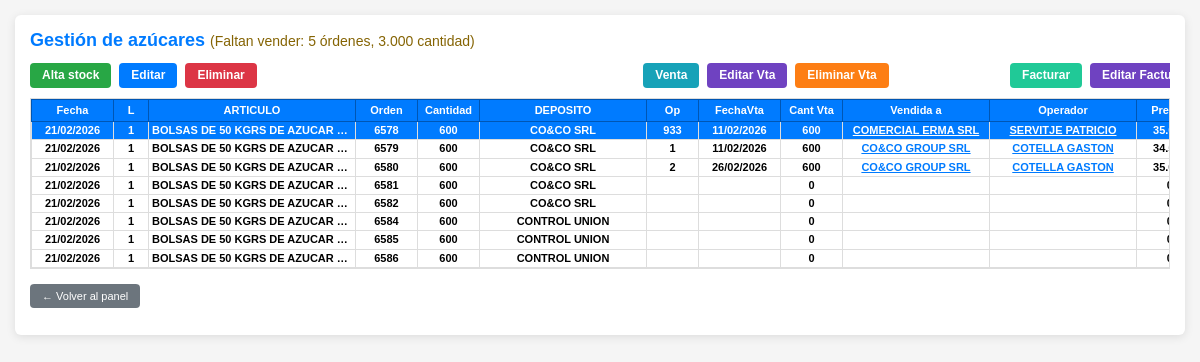
The app's page /gestionar_azucares.php (signed in), older data.
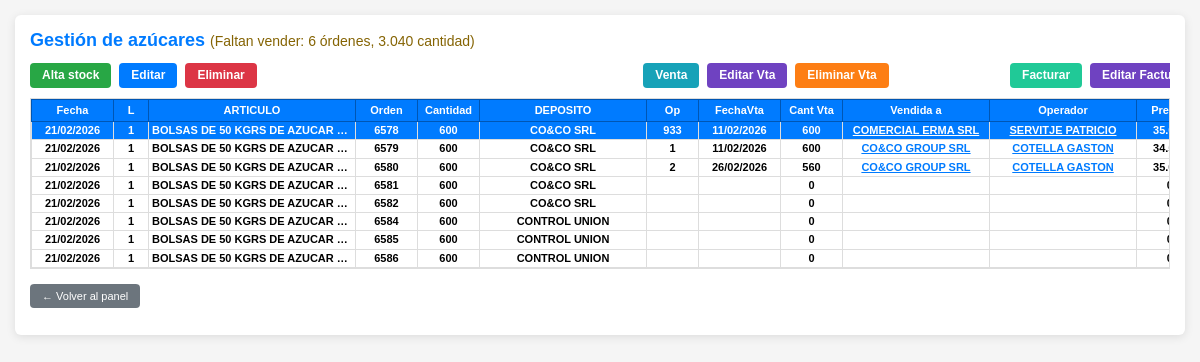
The same page, newer data.
### tables this page shows
CREATE TABLE `stock` (
  `id` int(11) NOT NULL AUTO_INCREMENT,
  `fecha` date NOT NULL,
  `linea` tinyint(4) NOT NULL DEFAULT 1,
  `articulo` varchar(255) NOT NULL DEFAULT '',
  `orden` int(11) NOT NULL DEFAULT 0,
  `cantidad` decimal(12,2) NOT NULL DEFAULT 0.00,
  `deposito` varchar(255) DEFAULT NULL,
  `fecha_vta` date DEFAULT NULL,
  `cant_vta` decimal(12,2) DEFAULT 0.00,
  `vendida_a_id` int(11) DEFAULT NULL,
  `operador_id` int(11) DEFAULT NULL,
  `precio_vta` decimal(12,2) DEFAULT 0.00,
  `fecha_fact` date DEFAULT NULL,
  `cant_fact` decimal(12,2) DEFAULT 0.00,
  `facturada_a_id` int(11) DEFAULT NULL,
  `precio_fac` decimal(12,2) DEFAULT 0.00,
  `n_fact` varchar(50) DEFAULT NULL,
  `n_remt` varchar(50) DEFAULT NULL,
  `operacion` int(11) DEFAULT NULL,
  `venta_movimiento_id` int(11) DEFAULT NULL,
  `fecha_creacion` timestamp NOT NULL DEFAULT current_timestamp(),
  PRIMARY KEY (`id`),
  KEY `idx_fecha` (`fecha`),
  KEY `idx_orden` (`orden`)
);

CREATE TABLE `usuarios` (
  `id` int(11) NOT NULL AUTO_INCREMENT,
  `apellido` varchar(150) NOT NULL,
  `dni` varchar(20) NOT NULL,
  `cuit` varchar(25) DEFAULT NULL,
  `domicilio` varchar(200) DEFAULT NULL,
  `email` varchar(100) DEFAULT NULL,
  `celular` varchar(20) DEFAULT NULL,
  `consorcio` varchar(100) DEFAULT NULL,
  PRIMARY KEY (`id`)
);

### gestionar_azucares.php (the view, shortened to what the changed rows need)
<?php
include 'db.php';
$sql_stock = "SELECT s.*,
    v.apellido AS vendida_a_apellido,
    op.apellido AS operador_apellido,
    f.apellido AS facturada_a_apellido
FROM stock s
LEFT JOIN usuarios v ON v.id = s.vendida_a_id
LEFT JOIN usuarios op ON op.id = s.operador_id
LEFT JOIN usuarios f ON f.id = s.facturada_a_id
ORDER BY s.orden ASC, s.fecha DESC, s.id DESC";
$res_stock = mysqli_query($conexion, $sql_stock);
$filas_stock = [];
if ($res_stock) {
    while ($f = mysqli_fetch_assoc($res_stock)) {
        $filas_stock[] = $f;
    }
}
$res_faltan = mysqli_query($conexion, "SELECT SUM(CASE WHEN (cantidad - IFNULL(cant_vta, 0)) > 0 THEN 1 ELSE 0 END) AS n, COALESCE(SUM(cantidad), 0) - COALESCE(SUM(IFNULL(cant_vta, 0)), 0) AS total FROM stock");
$faltan_vender = 0;
$faltan_vender_cantidad = 0;
if ($res_faltan && $r = mysqli_fetch_assoc($res_faltan)) {
    $faltan_vender = (int)$r['n'];
    $faltan_vender_cantidad = (float)$r['total'];
}
function fmtFecha($f) {
    if (empty($f) || $f === '0000-00-00') return '';
    return date('d/m/Y', strtotime($f));
}
function fmtNum($n) {
    return $n !== null && $n !== '' ? number_format((float)$n, 2, ',', '.') : '0';
}
?>
<!DOCTYPE html>
<html lang="es">
<head>
</head>
<body onkeydown="var e=event||window.event;if((e.keyCode||e.which)===27){var o=document.getElementById('modalOperacionesOperador');if(o&&o.classList.contains('activo')){if(typeof cerrarModalOperacionesOperador==='function')cerrarModalOperacionesOperador();e.preventDefault();return false;}var m=document.getElementById('modalMovimientosOperacion');if(m&&m.classList.contains('activo')){if(typeof cerrarModalMovimientosOperacion==='function')cerrarModalMovimientosOperacion();e.preventDefault();return false;}var v=document.getElementById('modalVenta');if(v&&v.classList.contains('activo')){if(typeof cerrarModalVenta==='function')cerrarModalVenta();e.preventDefault();return false;}var f=document.getElementById('modalFactura');if(f&&f.classList.contains('activo')){if(typeof cerrarModalFactura==='function')cerrarModalFactura();e.preventDefault();return false;}var a=document.getElementById('modalAltaStock');if(a&&a.classList.contains('activo')){if(typeof cerrarModalAltaStock==='function')cerrarModalAltaStock();e.preventDefault();return false;}if(history.length>1){history.back();e.preventDefault();return false;}location.href='index.php';e.preventDefault();return false;}">
    <div class="container">
        <h2>Gestión de azúcares <span style="font-size:14px; color:#856404; font-weight:normal;">(Faltan vender: <?= $faltan_vender ?> órdenes, <?= number_format($faltan_vender_cantidad, 0, ',', '.') ?> cantidad)</span></h2>
        <div class="contenedor-grilla-con-botones">
        <div class="grid-azucar-wrap" id="gridAzucarWrap" tabindex="0" title="Clic acá y usá flechas ↑↓ o la ruedita para moverte">
            <table class="tabla-azucar">
                <thead>
                    <tr>
                        <th class="col-fecha">Fecha</th>
                        <th class="col-l">L</th>
                        <th class="col-articulo">Articulo</th>
                        <th class="col-orden">Orden</th>
                        <th class="col-cantidad">Cantidad</th>
                        <th class="col-deposito">Deposito</th>
                        <th class="col-operacion">Op</th>
                        <th class="col-fechavta">FechaVta</th>
                        <th class="col-cantvta">Cant Vta</th>
                        <th class="col-vendida">Vendida a</th>
                        <th class="col-operador">Operador</th>
                        <th class="col-preciovta">Precio vta</th>
                    </tr>
                </thead>
                <tbody>
                    <?php if (empty($filas_stock)): ?>
                        <tr>
                            <td colspan="18" style="text-align: center; padding: 15px; color: #666;">No hay registros en stock. La tabla ya está creada; podés cargar datos cuando agreguemos el alta/edición.</td>
                        </tr>
                    <?php else: ?>
                        <?php foreach ($filas_stock as $i => $r): ?>
                        <?php
                        $fechaRaw = !empty($r['fecha']) && $r['fecha'] !== '0000-00-00' ? $r['fecha'] : '';
                        ?>
                        <tr class="<?= $i === 0 ? 'fila-seleccionada' : '' ?>" data-id="<?= (int)$r['id'] ?>"
                            data-fecha="<?= htmlspecialchars($fechaRaw) ?>"
                            data-linea="<?= (int)$r['linea'] ?>"
                            data-articulo="<?= htmlspecialchars($r['articulo'] ?? '') ?>"
                            data-orden="<?= (int)$r['orden'] ?>"
                            data-cantidad="<?= (int)$r['cantidad'] ?>"
                            data-deposito="<?= htmlspecialchars($r['deposito'] ?? '') ?>"
                            data-vendida-a-id="<?= (int)($r['vendida_a_id'] ?? 0) ?>"
                            data-vendida-a-apellido="<?= htmlspecialchars($r['vendida_a_apellido'] ?? '') ?>"
                            data-fechavta="<?= !empty($r['fecha_vta']) && $r['fecha_vta'] !== '0000-00-00' ? $r['fecha_vta'] : '' ?>"
                            data-preciovta="<?= $r['precio_vta'] !== null && $r['precio_vta'] !== '' ? (float)$r['precio_vta'] : '' ?>"
                            data-cantvta="<?= (int)($r['cant_vta'] ?? 0) ?>"
                            data-operacion="<?= (int)($r['operacion'] ?? 0) ?>"
                            data-fechafact="<?= !empty($r['fecha_fact']) && $r['fecha_fact'] !== '0000-00-00' ? $r['fecha_fact'] : '' ?>"
                            data-cantfact="<?= (int)($r['cant_fact'] ?? 0) ?>"
                            data-facturada-a-id="<?= (int)($r['facturada_a_id'] ?? 0) ?>"
                            data-facturada-a-apellido="<?= htmlspecialchars($r['facturada_a_apellido'] ?? '') ?>"
                            data-preciofac="<?= $r['precio_fac'] !== null && $r['precio_fac'] !== '' ? (float)$r['precio_fac'] : '' ?>"
                            data-nfact="<?= htmlspecialchars($r['n_fact'] ?? '') ?>"
                            data-nremt="<?= htmlspecialchars($r['n_remt'] ?? '') ?>"
                            data-operador-id="<?= (int)($r['operador_id'] ?? 0) ?>"
                            data-operador-apellido="<?= htmlspecialchars($r['operador_apellido'] ?? '') ?>">
                            <td class="col-fecha"><?= htmlspecialchars(fmtFecha($r['fecha'])) ?></td>
                            <td class="col-l"><?= (int)$r['linea'] ?></td>
                            <td class="col-articulo"><?= htmlspecialchars($r['articulo']) ?></td>
                            <td class="col-orden"><?= (int)$r['orden'] ?></td>
                            <td class="col-cantidad"><?= (int)$r['cantidad'] ?></td>
                            <td class="col-deposito"><?= htmlspecialchars($r['deposito'] ?? '') ?></td>
                            <td class="col-operacion"><?= (int)($r['operacion'] ?? 0) ?: '' ?></td>
                            <td class="col-fechavta"><?= htmlspecialchars(fmtFecha($r['fecha_vta'])) ?></td>
                            <td class="col-cantvta"><?= (int)$r['cant_vta'] ?></td>
                            <td class="col-vendida <?= empty($r['vendida_a_apellido']) ? 'sin-dato' : '' ?>"><?php
                                $vid = (int)($r['vendida_a_id'] ?? 0);
                                $vnom = htmlspecialchars($r['vendida_a_apellido'] ?? '');
                                if ($vid > 0 && $vnom !== '') {
                                    echo '<a href="index.php?usuario_id=' . $vid . '" class="link-comprador" onclick="event.stopPropagation();">' . $vnom . '</a>';
                                } else {
                                    echo $vnom;
                                }
                            ?></td>
                            <td class="col-operador <?= empty($r['operador_apellido']) ? 'sin-dato' : '' ?>"><?php
                                $oid = (int)($r['operador_id'] ?? 0);
                                $onom = htmlspecialchars($r['operador_apellido'] ?? '');
                                if ($oid > 0 && $onom !== '') {
                                    echo '<a href="#" class="link-operador" data-operador-id="' . $oid . '" data-operador-apellido="' . htmlspecialchars($r['operador_apellido'] ?? '', ENT_QUOTES, 'UTF-8') . '">' . $onom . '</a>';
                                } else {
                                    echo $onom;
                                }
                            ?></td>
                            <td class="col-preciovta"><?= fmtNum($r['precio_vta']) ?></td>
                        </tr>
                        <?php endforeach; ?>
                    <?php endif; ?>
                </tbody>
            </table>
        </div>
        </div>
    </div>
</body>
</html>

Row changes from the older to the newer data that the page shows:
changed stock (number 3 of 8 on the later page): cant_vta "600" → "560"
Text that changed along with them:
$faltan_vender: "5" → "6"
$faltan_vender_cantidad: "3.000" → "3.040"
